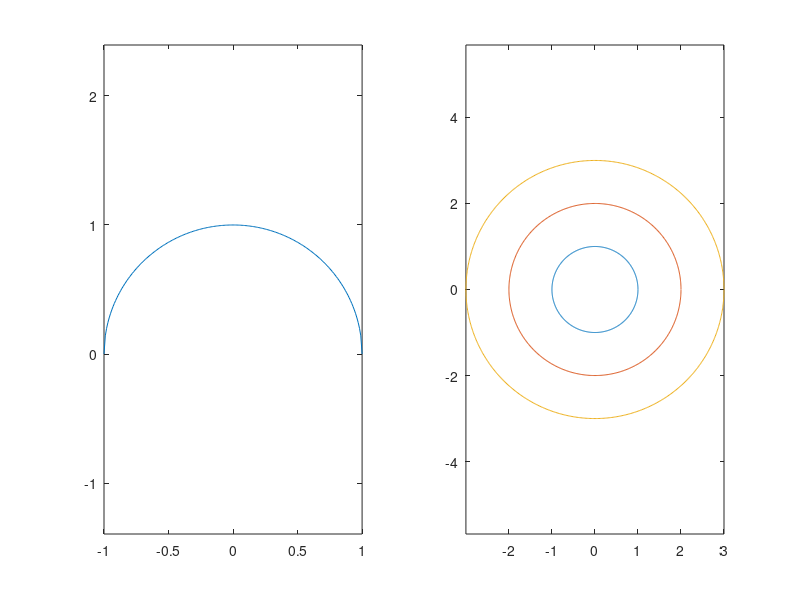

Write the MATLAB code that produced this figure.
x=-1:0.01:1;
y=sqrt(1-x.^2);
subplot(1,2,1);
plot(x,y)
axis equal
t=0:0.01:2*pi;
x=exp(i*t);
y=[x;2*x;3*x]';
subplot(1,2,2);
plot(y)
axis equal